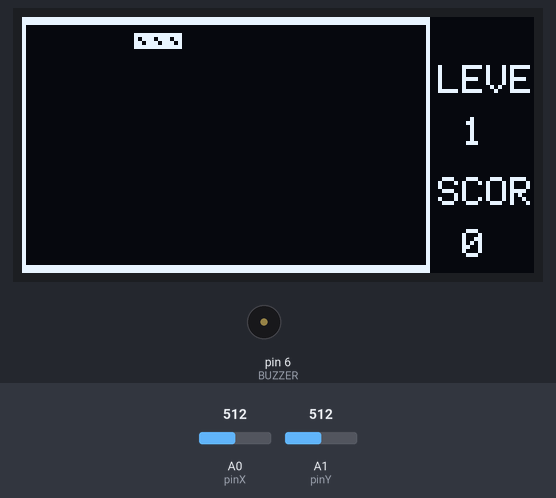
Bench run of a sketch on a simulated Arduino Uno, built with avr-gcc and run on an emulated ATmega328P. Parts: 128×64 one-colour display, buzzer (waves = sounding). The test bench sets the inputs (shaded band); at power-on: A0 (pinX) = 512, A1 (pinY) = 512. Random numbers use the default seed unless the sketch sets one.

Above: at 1.2 s.
1.3 s: A0 (pinX) set to 997
At 1.39 s:
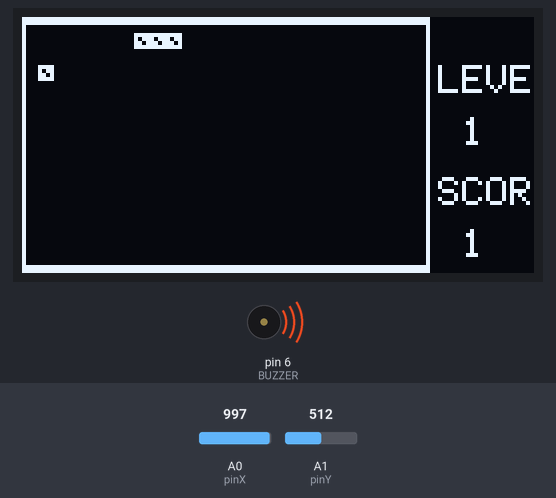
2.8 s: A0 (pinX) set to 1010
At 3.0 s:
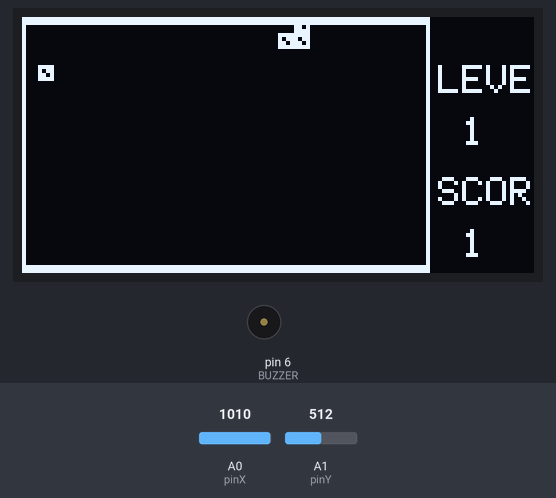
At 4.5 s:
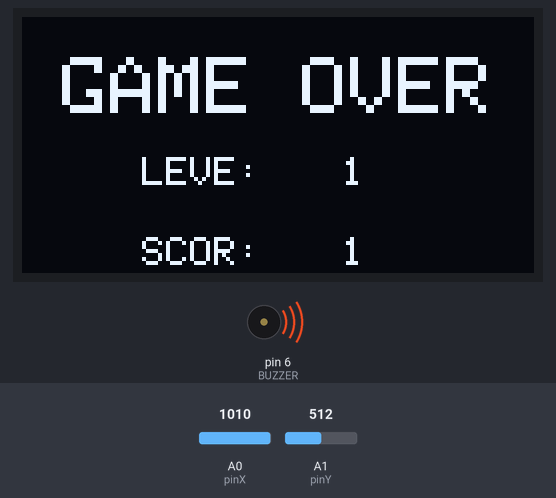
Timing chart, 0 to 6.0 s (numbered marks = the images above; inputs shaded):
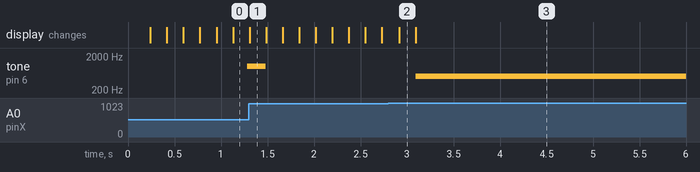

Measured:
- the behaviour switches between 1009 and 1010 on A0 (pinX) (found by bisection; images 1 and 2)

The sketch:

snake.ino
```cpp
#include <Wire.h>
#include <Adafruit_GFX.h>
#include <Adafruit_SSD1306.h>

#define BUZZER 6  // Buzzer connected to D6

Adafruit_SSD1306 oled(128, 64, &Wire, -1);

#define RIGHT 0
#define LEFT  1
#define UP    2
#define DOWN  3

#define pinX  A0
#define pinY  A1

int valueX = 0;
int valueY = 0;
unsigned char keyValue = 0;

const uint8_t block[] PROGMEM = {
  0xf0, 0xb0, 0xd0, 0xf0,
};

uint8_t snake_head_x = 4;
uint8_t snake_head_y = 4;
uint8_t x[100];
uint8_t y[100];
uint8_t snake_len = 2;
uint8_t snake_dir = RIGHT;

uint8_t food_x;
uint8_t food_y;
bool food_eaten = true;

bool game_over = false;
int score = 0;
int level = 1;
int snake_speed = 150;
int i;

void keyScan(void) {
  static unsigned char keyUp = 1;
  valueX = analogRead(pinX);
  valueY = analogRead(pinY);

  if (keyUp && ((valueX <= 10) || (valueX >= 1010) || (valueY <= 10) || (valueY >= 1010))) {
    delay(10);
    keyUp = 0;
    if (valueX <= 10 && snake_dir != UP) snake_dir = DOWN;
    else if (valueX >= 1010 && snake_dir != DOWN) snake_dir = UP;
    else if (valueY <= 10 && snake_dir != RIGHT) snake_dir = LEFT;
    else if (valueY >= 1010 && snake_dir != LEFT) snake_dir = RIGHT;
  } else if ((valueX > 10) && (valueX < 1010) && (valueY > 10) && (valueY < 1010)) keyUp = 1;
}

void draw_snake(int x, int y) {
  oled.drawBitmap(x, y, block, 4, 4, 1);
}

void show_score(int x, int y, int data) {
  oled.setCursor(x, y);
  oled.println(data);
}

void screen(void) {
  oled.clearDisplay();
  oled.setTextSize(1);
  oled.drawRect(0, 1, 102, 62, 1);
  oled.drawRect(0, 0, 102, 64, 1);
  oled.setCursor(104, 12);
  oled.println("LEVE");
  oled.setCursor(104, 40);
  oled.println("SCOR");

  show_score(110, 25, level);
  show_score(110, 53, score);

  for (i = 0; i < snake_len; i++) {
    draw_snake(x[i], y[i]);
  }

  draw_snake(food_x, food_y);
  oled.display();
}

void draw_food(void) {
  int food_out = 0;
  if (food_eaten) {
    while (food_out == 0) {
      food_out = 1;
      food_x = (uint8_t)(random(4, 100) / 4) * 4;
      food_y = (uint8_t)(random(4, 60) / 4) * 4;
      for (int i = snake_len - 1; i > 0; i--) {
        if (food_x == x[i] && food_y == y[i]) food_out = 0;
      }
    }
  }
  food_eaten = false;
}

void snake_move(void) {
  switch (snake_dir) {
    case RIGHT: snake_head_x += 4; break;
    case UP: snake_head_y -= 4; break;
    case LEFT: snake_head_x -= 4; break;
    case DOWN: snake_head_y += 4; break;
  }

  if ((snake_head_x == food_x) && (snake_head_y == food_y)) {
    food_eaten = true;
    snake_len++;
    score++;
    level = score / 5 + 1;
    snake_speed -= level;

    tone(BUZZER, 1000, 200);  // Short beep when eating food
  }

  for (i = snake_len - 1; i > 0; i--) {
    x[i] = x[i - 1];
    y[i] = y[i - 1];
  }
  x[0] = snake_head_x;
  y[0] = snake_head_y;

  check_snake_die();
}

void draw_game_over() {
  oled.clearDisplay();
  oled.setTextSize(2);
  oled.setCursor(10, 10);
  oled.println("GAME OVER");

  oled.setTextSize(1);
  oled.setCursor(30, 35);
  oled.println("LEVE:");
  oled.setCursor(30, 55);
  oled.println("SCOR:");

  show_score(80, 35, level);
  show_score(80, 55, score);
  oled.display();

  tone(BUZZER, 500, 2000);  // Long beep when game over
}

void check_snake_die(void) {
  if (snake_head_x < 4 || snake_head_x > 96 || snake_head_y < 1 || snake_head_y > 56) {
    game_over = true;
  }
  if (snake_len > 4) {
    for (int i = 1; i < snake_len; i++) {
      if (snake_head_x == x[i] && snake_head_y == y[i]) {
        game_over = true;
      }
    }
  }
}

void setup() {
  pinMode(BUZZER, OUTPUT);
  oled.begin(SSD1306_SWITCHCAPVCC, 0x3C);
  oled.setTextColor(WHITE);
  randomSeed(analogRead(3));
}

void loop() {
  if (game_over) {
    draw_game_over();
  } else {
    keyScan();
    snake_move();
    draw_food();
    screen();
  }
  delay(snake_speed);
}
```
